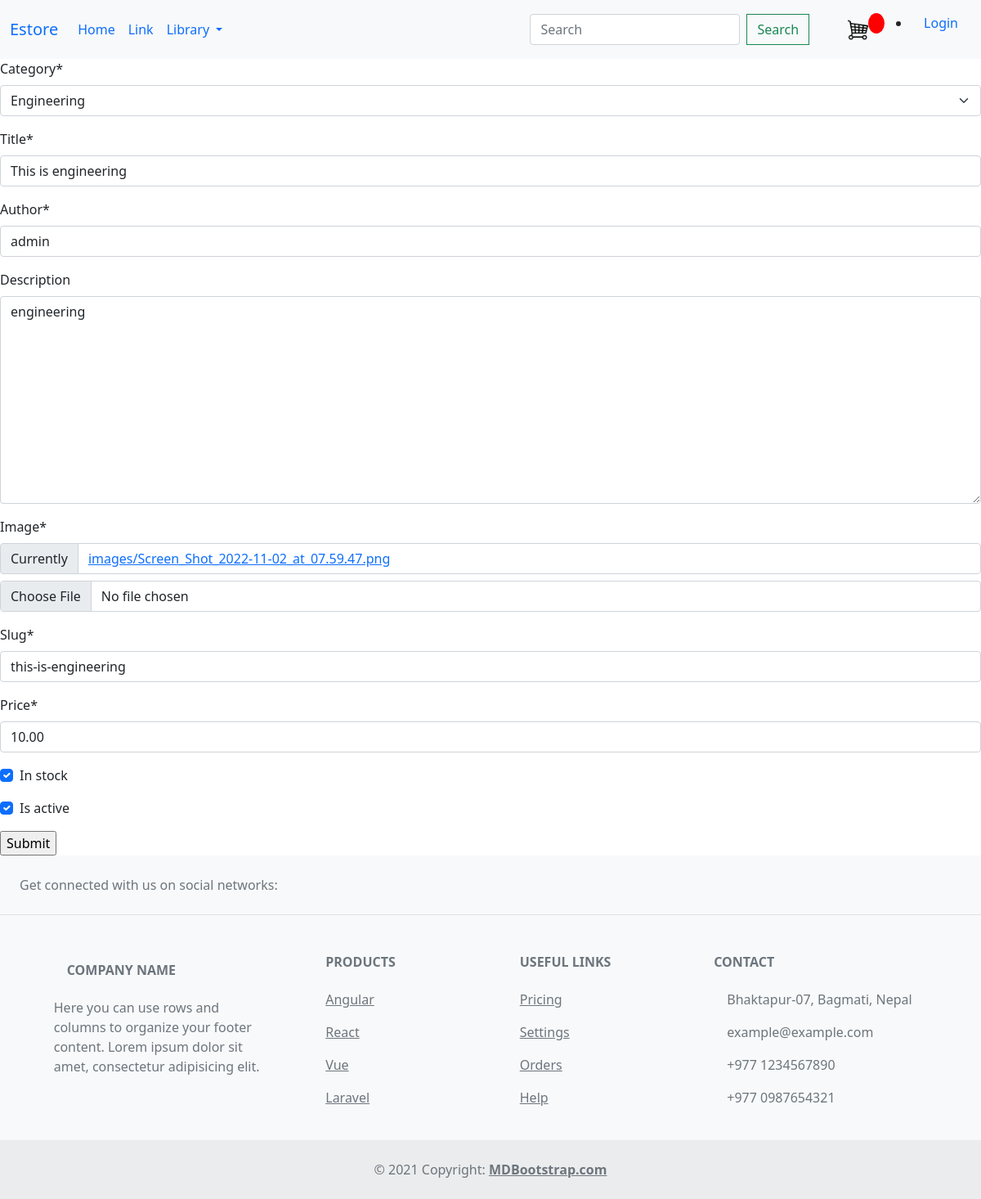
Screenshot of /edit-item/1/ with the database file from the repository.
### store/models.py (models this page shows, shortened)
class Product(models.Model):
    category = models.ForeignKey(Category,related_name='product', on_delete=models.CASCADE)
    title = models.CharField(max_length=100)
    author = models.CharField(max_length=100, default='admin')
    description = models.TextField(blank=True)
    image = models.ImageField(upload_to = 'images/')
    slug = models.SlugField(max_length=100)
    price = models.DecimalField(max_digits=4, decimal_places=2)
    in_stock = models.BooleanField(default=True)
    is_active = models.BooleanField(default=True)
    created = models.DateTimeField(auto_now_add=True)
    updated = models.DateTimeField(auto_now=True)
    class Meta:
        verbose_name_plural = 'Product'
        ordering = ('-created', )

### store/views.py (the view, shortened to what this page needs)
# urls.py: path('edit-item/<str:pk>/', views.edit_item, name = 'edit-item'),
def edit_item(request, pk):
    item = Product.objects.get(id = pk) # we need to pass id in the url for edit in createproduct.html
    form = ProductForm(instance= item)
    context = {'form':form}
    return render(request, 'store/createproduct.html', context)

### store/forms.py
class ProductForm(ModelForm):
    class Meta:
        model = Product
        fields = '__all__' # this covers all the data of the product class in models

### store/models.py (called while the page is built)
    def get_absolute_url(self):#for dynamic link for category
        return reverse('store:category_list', args=[self.slug])

    def __str__(self):
        return self.name

### store/views.py (called while the page is built)
def categories(request):
    return{
        'categories': Category.objects.all()
    }

### store/templates/store/createproduct.html (shortened to what this page needs)
{% extends 'e_book/base.html' %}
{% load crispy_forms_tags %}
{% block content %}
<div>
	<form method="POST" action="#" enctype="multipart/form-data" >
		{{ form|crispy}}
		<input type="submit" value="Submit" />
	</form>
</div>
{% endblock content %}

### rows the page displays
Product: category "Engineering", title "This is engineering", author "admin", description "engineering", slug "this-is-engineering", price "10.00", in_stock "☑", is_active "☑"
